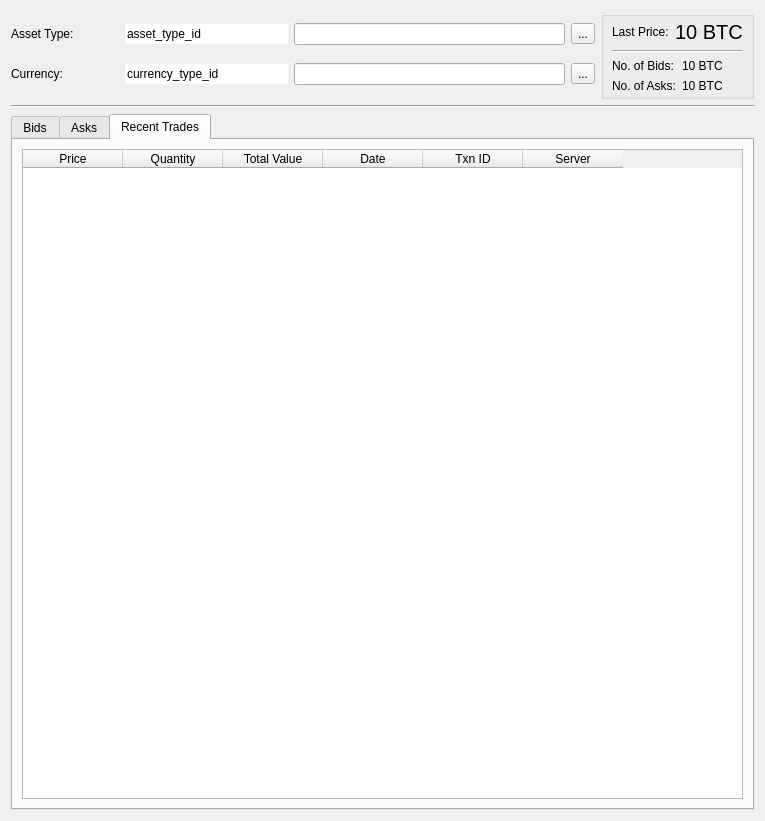
<?xml version="1.0" encoding="UTF-8"?>
<ui version="4.0">
 <class>MTMarketDetails</class>
 <widget class="MTEditDetails" name="MTMarketDetails">
  <property name="geometry">
   <rect>
    <x>0</x>
    <y>0</y>
    <width>765</width>
    <height>821</height>
   </rect>
  </property>
  <property name="windowTitle">
   <string>Form</string>
  </property>
  <layout class="QVBoxLayout" name="verticalLayout">
   <item>
    <layout class="QHBoxLayout" name="horizontalLayout">
     <item>
      <layout class="QGridLayout" name="gridLayout" columnstretch="2,3,5,1" columnminimumwidth="0,0,0,0">
       <item row="0" column="0">
        <widget class="QLabel" name="labelAsset">
         <property name="text">
          <string>Asset Type:</string>
         </property>
        </widget>
       </item>
       <item row="0" column="1">
        <widget class="QLineEdit" name="lineEditAsset">
         <property name="enabled">
          <bool>true</bool>
         </property>
         <property name="text">
          <string>asset_type_id</string>
         </property>
         <property name="frame">
          <bool>false</bool>
         </property>
         <property name="readOnly">
          <bool>true</bool>
         </property>
        </widget>
       </item>
       <item row="0" column="2">
        <widget class="QLineEdit" name="lineEditInstrumentDefinitionID">
         <property name="enabled">
          <bool>true</bool>
         </property>
         <property name="readOnly">
          <bool>true</bool>
         </property>
        </widget>
       </item>
       <item row="0" column="3">
        <widget class="QToolButton" name="toolButtonAsset">
         <property name="text">
          <string>...</string>
         </property>
         <property name="icon">
          <iconset resource="../resource.qrc">
           <normaloff>:/icons/icons/assets.png</normaloff>:/icons/icons/assets.png</iconset>
         </property>
        </widget>
       </item>
       <item row="1" column="0">
        <widget class="QLabel" name="labelCurrency">
         <property name="text">
          <string>Currency:</string>
         </property>
        </widget>
       </item>
       <item row="1" column="1">
        <widget class="QLineEdit" name="lineEditCurrency">
         <property name="enabled">
          <bool>true</bool>
         </property>
         <property name="text">
          <string>currency_type_id</string>
         </property>
         <property name="frame">
          <bool>false</bool>
         </property>
         <property name="readOnly">
          <bool>true</bool>
         </property>
        </widget>
       </item>
       <item row="1" column="2">
        <widget class="QLineEdit" name="lineEditCurrencyID">
         <property name="enabled">
          <bool>true</bool>
         </property>
         <property name="readOnly">
          <bool>true</bool>
         </property>
        </widget>
       </item>
       <item row="1" column="3">
        <widget class="QToolButton" name="toolButtonCurrency">
         <property name="text">
          <string>...</string>
         </property>
         <property name="icon">
          <iconset resource="../resource.qrc">
           <normaloff>:/icons/icons/assets.png</normaloff>:/icons/icons/assets.png</iconset>
         </property>
        </widget>
       </item>
      </layout>
     </item>
     <item>
      <widget class="QGroupBox" name="groupBox">
       <property name="maximumSize">
        <size>
         <width>16777215</width>
         <height>91</height>
        </size>
       </property>
       <property name="title">
        <string/>
       </property>
       <layout class="QGridLayout" name="gridLayout_3">
        <property name="leftMargin">
         <number>8</number>
        </property>
        <property name="topMargin">
         <number>3</number>
        </property>
        <property name="rightMargin">
         <number>8</number>
        </property>
        <property name="bottomMargin">
         <number>3</number>
        </property>
        <item row="0" column="0">
         <widget class="QLabel" name="label_2">
          <property name="text">
           <string>Last Price:</string>
          </property>
         </widget>
        </item>
        <item row="0" column="1">
         <widget class="QLabel" name="labelLastValue">
          <property name="font">
           <font>
            <pointsize>15</pointsize>
           </font>
          </property>
          <property name="text">
           <string>10 BTC</string>
          </property>
         </widget>
        </item>
        <item row="1" column="0" colspan="2">
         <widget class="Line" name="line">
          <property name="orientation">
           <enum>Qt::Horizontal</enum>
          </property>
         </widget>
        </item>
        <item row="2" column="0" colspan="2">
         <layout class="QGridLayout" name="gridLayout_2">
          <item row="0" column="1">
           <widget class="QLabel" name="labelNumberBidsValue">
            <property name="text">
             <string>10 BTC</string>
            </property>
           </widget>
          </item>
          <item row="1" column="0">
           <widget class="QLabel" name="label_3">
            <property name="text">
             <string>No. of Asks:</string>
            </property>
           </widget>
          </item>
          <item row="0" column="0">
           <widget class="QLabel" name="label">
            <property name="text">
             <string>No. of Bids:</string>
            </property>
           </widget>
          </item>
          <item row="1" column="1">
           <widget class="QLabel" name="labelNumberAsksValue">
            <property name="text">
             <string>10 BTC</string>
            </property>
           </widget>
          </item>
         </layout>
        </item>
       </layout>
      </widget>
     </item>
    </layout>
   </item>
   <item>
    <widget class="Line" name="line_4">
     <property name="orientation">
      <enum>Qt::Horizontal</enum>
     </property>
    </widget>
   </item>
   <item>
    <widget class="QTabWidget" name="tabWidget">
     <property name="currentIndex">
      <number>2</number>
     </property>
     <widget class="QWidget" name="tabBids">
      <attribute name="title">
       <string>Bids</string>
      </attribute>
      <layout class="QVBoxLayout" name="verticalLayoutBids">
       <item>
        <widget class="QTableWidget" name="tableWidgetBids">
         <column>
          <property name="text">
           <string>Price</string>
          </property>
         </column>
         <column>
          <property name="text">
           <string>Quantity</string>
          </property>
         </column>
         <column>
          <property name="text">
           <string>Total Value</string>
          </property>
         </column>
         <column>
          <property name="text">
           <string>Date Added</string>
          </property>
         </column>
         <column>
          <property name="text">
           <string>Tx ID</string>
          </property>
         </column>
         <column>
          <property name="text">
           <string>Minimum</string>
          </property>
         </column>
         <column>
          <property name="text">
           <string>Server</string>
          </property>
         </column>
        </widget>
       </item>
      </layout>
     </widget>
     <widget class="QWidget" name="tabAsks">
      <attribute name="title">
       <string>Asks</string>
      </attribute>
      <layout class="QVBoxLayout" name="verticalLayoutAsks">
       <item>
        <widget class="QTableWidget" name="tableWidgetAsks">
         <column>
          <property name="text">
           <string>Price</string>
          </property>
         </column>
         <column>
          <property name="text">
           <string>Quantity</string>
          </property>
         </column>
         <column>
          <property name="text">
           <string>Total Value</string>
          </property>
         </column>
         <column>
          <property name="text">
           <string>Date Added</string>
          </property>
         </column>
         <column>
          <property name="text">
           <string>Tx ID</string>
          </property>
         </column>
         <column>
          <property name="text">
           <string>Minimum</string>
          </property>
         </column>
         <column>
          <property name="text">
           <string>Server</string>
          </property>
         </column>
        </widget>
       </item>
      </layout>
     </widget>
     <widget class="QWidget" name="tabTrades">
      <attribute name="title">
       <string>Recent Trades</string>
      </attribute>
      <layout class="QVBoxLayout" name="verticalLayoutTrades">
       <item>
        <widget class="QTableWidget" name="tableWidgetTrades">
         <column>
          <property name="text">
           <string>Price</string>
          </property>
         </column>
         <column>
          <property name="text">
           <string>Quantity</string>
          </property>
         </column>
         <column>
          <property name="text">
           <string>Total Value</string>
          </property>
         </column>
         <column>
          <property name="text">
           <string>Date</string>
          </property>
         </column>
         <column>
          <property name="text">
           <string>Txn ID</string>
          </property>
         </column>
         <column>
          <property name="text">
           <string>Server</string>
          </property>
         </column>
        </widget>
       </item>
      </layout>
     </widget>
    </widget>
   </item>
  </layout>
 </widget>
 <customwidgets>
  <customwidget>
   <class>MTEditDetails</class>
   <extends>QWidget</extends>
   <header>gui/widgets/editdetails.hpp</header>
   <container>1</container>
  </customwidget>
 </customwidgets>
 <resources>
  <include location="../resource.qrc"/>
 </resources>
 <connections/>
</ui>
